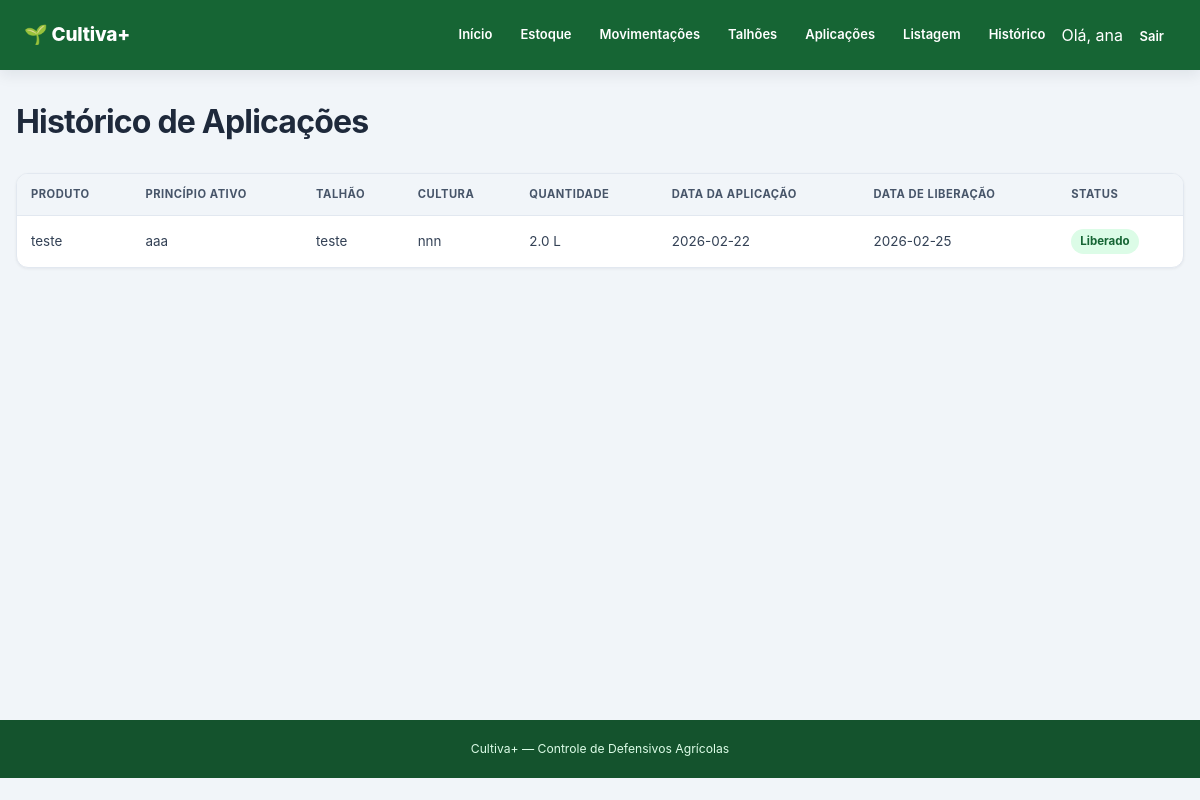
/historico (signed in), run on the app's committed database.
### tables this page shows
CREATE TABLE aplicacoes (
            id INTEGER PRIMARY KEY AUTOINCREMENT,
            produto_id INTEGER NOT NULL,
            talhao_id INTEGER NOT NULL,
            quantidade REAL NOT NULL,
            data_aplicacao TEXT NOT NULL,
            data_liberacao TEXT NOT NULL,
            observacao TEXT,
            FOREIGN KEY (produto_id) REFERENCES produtos(id),
            FOREIGN KEY (talhao_id) REFERENCES talhoes(id)
        );

CREATE TABLE produtos (
            id INTEGER PRIMARY KEY AUTOINCREMENT,
            nome TEXT NOT NULL,
            principio_ativo TEXT NOT NULL,
            fabricante TEXT,
            quantidade REAL NOT NULL DEFAULT 0,
            unidade TEXT NOT NULL,
            periodo_carencia INTEGER NOT NULL DEFAULT 0
        );

CREATE TABLE talhoes (
            id INTEGER PRIMARY KEY AUTOINCREMENT,
            nome TEXT NOT NULL,
            area REAL NOT NULL,
            cultura TEXT NOT NULL
        );

### app.py (the view)
@app.route("/historico")
def historico():
    conexao = conectar_banco()
    registros = conexao.execute("""
        SELECT
            aplicacoes.*,
            produtos.nome AS produto_nome,
            produtos.principio_ativo,
            produtos.unidade,
            talhoes.nome AS talhao_nome,
            talhoes.cultura
        FROM aplicacoes
        JOIN produtos
            ON produtos.id = aplicacoes.produto_id
        JOIN talhoes
            ON talhoes.id = aplicacoes.talhao_id
        ORDER BY aplicacoes.data_aplicacao DESC
    """).fetchall()
    conexao.close()
    hoje = datetime.now().date()
    return render_template(
        "historico.html",
        registros=registros,
        hoje=hoje.isoformat()
    )

### app.py (called while the page is built)
@app.before_request
def proteger_paginas():
    paginas_publicas = ["login", "cadastro", "static"]
    if request.endpoint not in paginas_publicas:
        if "usuario_id" not in session:
            return redirect(url_for("login"))

def conectar_banco():
    conexao = sqlite3.connect(DATABASE)
    conexao.row_factory = sqlite3.Row
    return conexao

### templates/historico.html (shortened to what this page needs)
{% extends "base.html" %}
{% block content %}
<div class="cabecalho-pagina">
<h1>Histórico de Aplicações</h1>
</div>
<div class="tabela-container">
<table>
    <thead>
        <tr>
            <th>Produto</th>
            <th>Princípio ativo</th>
            <th>Talhão</th>
            <th>Cultura</th>
            <th>Quantidade</th>
            <th>Data da aplicação</th>
            <th>Data de liberação</th>
            <th>Status</th>
        </tr>
    </thead>
    <tbody>
        {% for registro in registros %}
        <tr>
            <td>{{ registro.produto_nome }}</td>
            <td>{{ registro.principio_ativo }}</td>
            <td>{{ registro.talhao_nome }}</td>
            <td>{{ registro.cultura }}</td>
            <td>{{ registro.quantidade }} {{ registro.unidade }}</td>
            <td>{{ registro.data_aplicacao }}</td>
            <td>{{ registro.data_liberacao }}</td>
            <td>
                {% if registro.data_liberacao > hoje %}
                    <span class="carencia">
                        Em carência
                    </span>
                {% else %}
                    <span class="liberado">
                        Liberado
                    </span>
                {% endif %}
            </td>
        </tr>
        {% else %}
        <tr>
            <td colspan="8">
                Nenhuma aplicação registrada.
            </td>
        </tr>
        {% endfor %}
    </tbody>
</table>
</div>
{% endblock %}

### static/css/style.css (style rules this page uses)
:root { --primary-50:#f0fdf4; --primary-100:#dcfce7; --primary-500:#22c55e; --primary-600:#16a34a; --primary-700:#15803d; --primary-800:#166534; --primary-900:#14532d; --slate-50:#f8fafc; --slate-100:#f1f5f9; --slate-200:#e2e8f0; --slate-300:#cbd5e1; --slate-400:#94a3b8; --slate-500:#64748b; --slate-600:#475569; --slate-700:#334155; --slate-800:#1e293b; --slate-900:#0f172a; --amber-100:#fef3c7; --amber-800:#92400e; --red-100:#fee2e2; --red-600:#dc2626; --red-800:#991b1b; --blue-100:#dbeafe; --blue-700:#1d4ed8; --radius-sm:7px; --radius-md:12px; --radius-lg:16px; --shadow-sm:0 1px 3px rgba(15,23,42,.06); --shadow-md:0 5px 14px rgba(15,23,42,.08); --shadow-lg:0 14px 30px rgba(15,23,42,.12); --font:-apple-system,BlinkMacSystemFont,"Segoe UI",Roboto,Helvetica,Arial,sans-serif; }
* { box-sizing:border-box;margin:0;padding:0 }
html { scroll-behavior:smooth }
body { font-family:var(--font);background:var(--slate-100);color:var(--slate-800);min-height:100vh;line-height:1.5 }
h1,h2,h3,h4 { color:var(--slate-800) }
h1 { font-size:clamp(1.55rem,3vw,2rem);font-weight:750;letter-spacing:-.025em;margin-bottom:7px }
.cabecalho-pagina,.page-header { display:flex;align-items:center;justify-content:space-between;gap:20px;margin-bottom:20px }
.tabela-container,.table-container { width:100%;overflow-x:auto;background:#fff;border:1px solid var(--slate-200);border-radius:var(--radius-md);box-shadow:var(--shadow-sm) }
table { width:100%;min-width:650px;border-collapse:collapse;text-align:left;font-size:.84rem }
th { background:var(--slate-100);color:var(--slate-600);padding:12px 14px;border-bottom:1px solid var(--slate-200);font-size:.7rem;font-weight:750;text-transform:uppercase;letter-spacing:.045em;white-space:nowrap }
td { padding:13px 14px;border-bottom:1px solid var(--slate-200);vertical-align:middle;color:var(--slate-700) }
tbody tr:last-child td { border-bottom:none }
.entrada,.liberado,.saida,.carencia,.estoque-baixo { display:inline-flex;align-items:center;padding:4px 9px;border-radius:999px;font-size:.72rem;font-weight:700 }
.entrada,.liberado { background:var(--primary-100);color:var(--primary-800) }

### data on the page
aplicacoes: produto_nome "teste", principio_ativo "aaa", talhao_nome "teste", cultura "nnn", quantidade "2.0", unidade "L", data_aplicacao "2026-02-22", data_liberacao "2026-02-25", shows "Liberado"

### other printed values
{{ session.get('usuario_nome') }} "ana"
